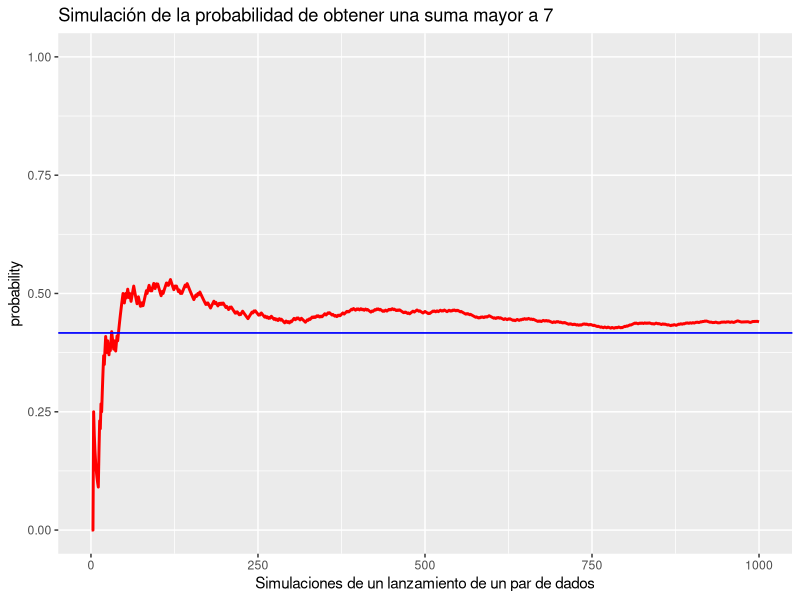

Recreate this plot in R.
## ---- chunk 1
knitr::opts_chunk$set(echo = TRUE)
## ---- chunk 2
sum_dados <- function(n){
sum_d <- rep(0,n)
for(i in 1:n){
sum_d[i] <- sum(sample(1:6,2,T))
}
table(sum_d)/n
}
## ---- chunk 3
sum_dados(10000)
## ---- chunk 4
sum_dados_mayorq7 <- function(n, p = 0.4166){
  library(ggplot2)
 z <- 0
 p.run <- rep(0,n)
for(i in 1:n) {
sum_d <- sum(sample(1:6,2,T))
if (sum_d > 7) {
  z <- z + 1
}
 p.run[i] <- z/i
}
 x <- 1:n
graph <- ggplot(data.frame(x,p.run),aes(x = x, y = p.run)) + 
  geom_line(col = "red",size = 1) + ylim(0,1.0) +
  geom_hline(aes(yintercept = p), color="blue", size=0.6) +
  ggtitle("Simulación de la probabilidad de obtener una suma mayor a 7") + 
  ylab("probability") + 
  xlab("Simulaciones de un lanzamiento de un par de dados")
  print(paste("La probabilidad de obtener una suma mayor a 7 es",z/n))
  print(graph)
}
## ---- chunk 5
sum_dados_mayorq7(1000)
